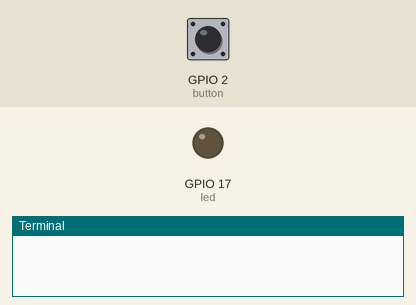
This program was run on a simulated Raspberry Pi (BCM pin numbers). Parts: output pins drawn as LEDs (lit = HIGH), the last lines printed to the terminal. The test bench sets the inputs (shaded band); at power-on: GPIO 2 (button) HIGH.

Above: at 1.2 s.
1.3 s: GPIO 2 (button) pulled LOW for 0.15 s
At 9.1 s:
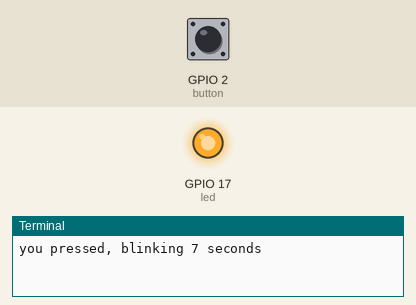
Timing chart, 0 to 10.4 s (numbered marks = the images above; inputs shaded):
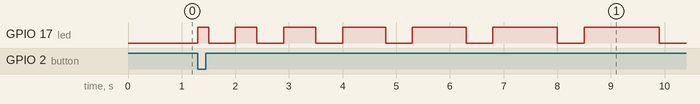

The program:

led_and_button.py
```python
# Write your code here :-)
from gpiozero import LED, Button
from time import sleep

led = LED(17)
button = Button(2)

button.wait_for_press()
print ('you pressed, blinking 7 seconds')

for i in range (0,7):
    led.on()
    sleep(i/5 + 0.2)
    led.off()
    sleep(0.5)

print ('now using led.toggle()')


while True:
    button.wait_for_press()
    led.toggle()
    sleep(0.5) #if you don use this led on just when pressing button

    
```

Measured:
- after the input at 1.3 s, GPIO 17 (led): LOW → HIGH at once, → LOW 0.20 s later, → HIGH 0.50 s later, → LOW 0.40 s later, … (14 changes in this stretch)
